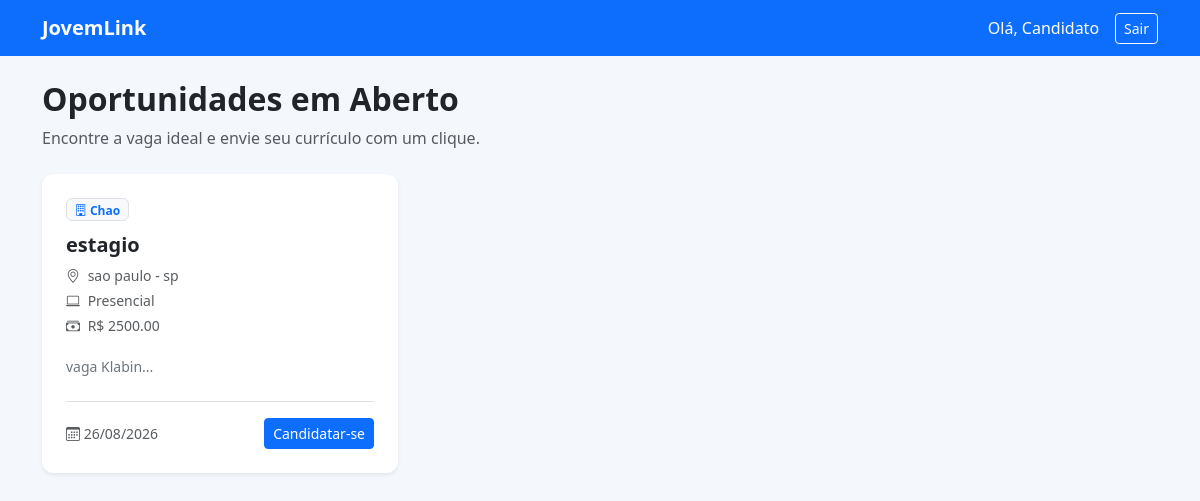
The app's page /inicioUsuario.php (signed in) with its own data.
### tables this page shows
CREATE TABLE `vaga` (
  `idVaga` int NOT NULL,
  `idEmpresa` int NOT NULL,
  `tituloVaga` varchar(200) NOT NULL,
  `descricaoVaga` text NOT NULL,
  `requisitosVaga` text,
  `modalidadeVaga` varchar(50) DEFAULT 'Presencial',
  `salarioVaga` decimal(10,2) DEFAULT NULL,
  `cidadeVaga` varchar(100) DEFAULT NULL,
  `estadoVaga` varchar(2) DEFAULT NULL,
  `statusVaga` varchar(20) DEFAULT 'Ativa',
  `dataCriacao` datetime DEFAULT CURRENT_TIMESTAMP
);

CREATE TABLE `empresa` (
  `idEmpresa` int NOT NULL,
  `fotoEmpresa` varchar(255) DEFAULT NULL,
  `nomeEmpresa` varchar(250) NOT NULL,
  `razaoSocialEmpresa` varchar(250) NOT NULL,
  `dataFundacaoEmpresa` date DEFAULT NULL,
  `cnpjEmpresa` varchar(20) NOT NULL,
  `estadoEmpresa` varchar(2) DEFAULT NULL,
  `cidadeEmpresa` varchar(100) DEFAULT NULL,
  `emailEmpresa` varchar(150) NOT NULL,
  `senhaEmpresa` varchar(255) NOT NULL,
  `dataCadastro` datetime DEFAULT CURRENT_TIMESTAMP
);

### inicioUsuario.php (the view, shortened to what this page needs)
<?php
include "conexaoBD.php";
$sqlVagas = "SELECT vaga.*, Empresa.nomeEmpresa
             FROM vaga
             INNER JOIN Empresa ON vaga.idEmpresa = Empresa.idEmpresa
             WHERE vaga.statusVaga = 'Ativa'
             ORDER BY vaga.idVaga DESC";
$resultadoVagas = mysqli_query($conn, $sqlVagas);
?>
<!DOCTYPE html>
<html lang="pt-br">
<head>
    <link href="https://cdn.jsdelivr.net/npm/bootstrap@5.3.0/dist/css/bootstrap.min.css" rel="stylesheet">
    <link rel="stylesheet" href="https://cdn.jsdelivr.net/npm/bootstrap-icons@1.11.0/font/bootstrap-icons.css">
</head>
<body>
<nav class="navbar navbar-expand-lg navbar-dark bg-primary mb-4">
  <div class="container">
    <a class="navbar-brand fw-bold" href="#">JovemLink</a>
    <div class="d-flex align-items-center">
        <span class="text-white me-3">Olá, <?= htmlspecialchars($_SESSION['nomeUsuario'] ?? 'Candidato') ?></span>
        <a href="logout.php" class="btn btn-outline-light btn-sm">Sair</a>
    </div>
  </div>
</nav>
<div class="container mb-5">
    <div class="mb-4">
        <h2 class="fw-bold">Oportunidades em Aberto</h2>
        <p class="text-muted">Encontre a vaga ideal e envie seu currículo com um clique.</p>
    </div>
    <div class="row">
        <?php if ($resultadoVagas && mysqli_num_rows($resultadoVagas) > 0): ?>
            <?php while ($vaga = mysqli_fetch_assoc($resultadoVagas)): ?>
                <div class="col-md-4 mb-4">
                    <div class="card h-100 shadow-sm border-0 vaga-card">
                        <div class="card-body d-flex flex-column p-4">
                            <span class="badge bg-light text-primary border mb-2 align-self-start">
                                <i class="bi bi-building"></i> <?= htmlspecialchars($vaga['nomeEmpresa']) ?>
                            </span>
                            <h5 class="card-title fw-bold text-dark mt-1"><?= htmlspecialchars($vaga['tituloVaga']) ?></h5>
                            <div class="small text-muted mb-3">
                                <?php if (!empty($vaga['cidadeVaga'])): ?>
                                    <div class="mb-1"><i class="bi bi-geo-alt me-1"></i> <?= htmlspecialchars($vaga['cidadeVaga']) ?><?= !empty($vaga['estadoVaga']) ? ' - ' . htmlspecialchars($vaga['estadoVaga']) : '' ?></div>
                                <?php endif; ?>
                                <?php if (!empty($vaga['modalidadeVaga'])): ?>
                                    <div class="mb-1"><i class="bi bi-laptop me-1"></i> <?= htmlspecialchars($vaga['modalidadeVaga']) ?></div>
                                <?php endif; ?>
                                <?php if (!empty($vaga['salarioVaga'])): ?>
                                    <div class="mb-1"><i class="bi bi-cash-stack me-1"></i> R$ <?= htmlspecialchars($vaga['salarioVaga']) ?></div>
                                <?php endif; ?>
                            </div>
                            <p class="card-text text-secondary flex-grow-1 small">
                                <?= htmlspecialchars(substr($vaga['descricaoVaga'], 0, 110)) ?>...
                            </p>
                            <div class="border-top pt-3 mt-2 d-flex justify-content-between align-items-center">
                                <small class="text-muted"><i class="bi bi-calendar3"></i> <?= date('d/m/Y', strtotime($vaga['dataCriacao'])) ?></small>
                                <a href="candidatarVaga.php?id=<?= $vaga['idVaga'] ?>" class="btn btn-sm btn-primary">Candidatar-se</a>
                            </div>
                        </div>
                    </div>
                </div>
            <?php endwhile; ?>
        <?php else: ?>
            <div class="col-12 text-center py-5">
                <p class="text-muted fs-5">Nenhuma vaga aberta no momento. Volte em breve!</p>
            </div>
        <?php endif; ?>
    </div>
</div>
</body>
</html>

### inicioUsuario.php (style rules this page uses)
body { background-color: #f4f7fc; }
.vaga-card { transition: transform 0.2s; border-radius: 12px; }

### records on screen
vaga: idEmpresa.nomeEmpresa "Chao", tituloVaga "estagio", cidadeVaga "sao paulo", estadoVaga "sp", modalidadeVaga "Presencial", salarioVaga "2500.00", descricaoVaga "vaga Klabin", dataCriacao "26/08/2026"

### other values on screen
$_SESSION['nomeUsuario'] "Candidato"
